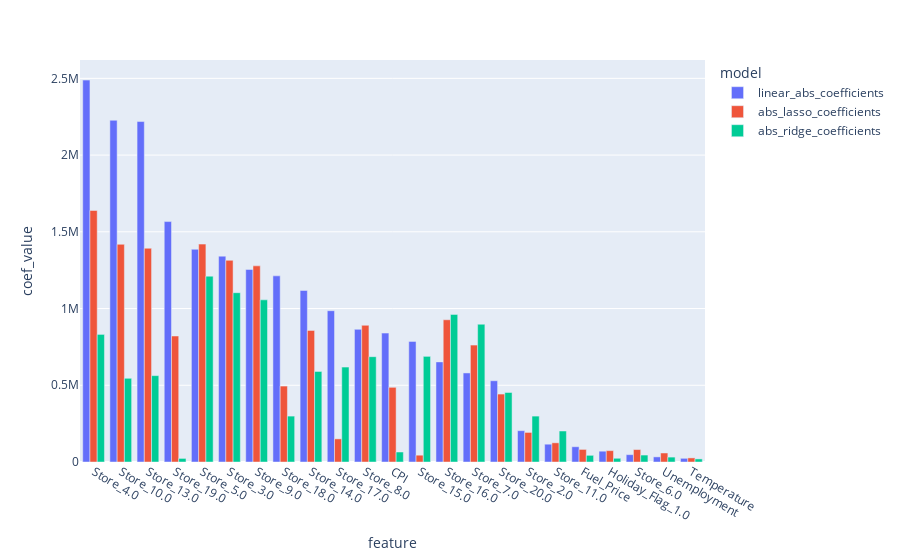

Source (notebook cell):
### Markdown cell above
All three models give satisfying results. The ridge regression model gives slightly less overfitting than the two others, but it is not significant. All in all, regularization was not so necessary.

### Code cell
#coefficient importance
coef = df_coef.rename_axis('feature').reset_index()
coef_out = coef.melt(id_vars='feature', value_vars=[ 'linear_abs_coefficients','abs_ridge_coefficients', 'abs_lasso_coefficients'],
        var_name='model', value_name='coef_value')
coef_out = coef_out.sort_values(by='coef_value', ascending = False)
px.bar(coef_out, x = 'feature', y= 'coef_value', color = 'model', barmode="group")

### Figure 1 — Plotly figure (JSON) as saved in the notebook; plotly's stock layout.template omitted (floating-point values rounded to 4 significant figures)
{"data": [{"alignmentgroup": "True", "hovertemplate": "model=linear_abs_coefficients<br>feature=%{x}<br>coef_value=%{y}<extra></extra>", "legendgroup": "linear_abs_coefficients", "marker": {"color": "#636efa", "pattern": {"shape": ""}}, "name": "linear_abs_coefficients", "offsetgroup": "linear_abs_coefficients", "orientation": "v", "showlegend": true, "textposition": "auto", "type": "bar", "x": ["Store_4.0", "Store_10.0", "Store_13.0", "Store_19.0", "Store_5.0", "Store_3.0", "Store_9.0", "Store_18.0", "Store_14.0", "Store_17.0", "Store_8.0", "CPI", "Store_15.0", "Store_16.0", "Store_7.0", "Store_20.0", "Store_2.0", "Store_11.0", "Fuel_Price", "Holiday_Flag_1.0", "Store_6.0", "Unemployment", "Temperature"], "xaxis": "x", "y": [2489000.0, 2227000.0, 2219000.0, 1567000.0, 1386000.0, 1341000.0, 1255000.0, 1213000.0, 1118000.0, 986000.0, 864500.0, 840000.0, 786000.0, 652400.0, 580300.0, 529400.0, 204100.0, 116100.0, 99490.0, 70450.0, 47850.0, 33390.0, 24010.0], "yaxis": "y"}, {"alignmentgroup": "True", "hovertemplate": "model=abs_lasso_coefficients<br>feature=%{x}<br>coef_value=%{y}<extra></extra>", "legendgroup": "abs_lasso_coefficients", "marker": {"color": "#EF553B", "pattern": {"shape": ""}}, "name": "abs_lasso_coefficients", "offsetgroup": "abs_lasso_coefficients", "orientation": "v", "showlegend": true, "textposition": "auto", "type": "bar", "x": ["Store_4.0", "Store_5.0", "Store_10.0", "Store_13.0", "Store_3.0", "Store_9.0", "Store_16.0", "Store_8.0", "Store_14.0", "Store_19.0", "Store_7.0", "Store_18.0", "CPI", "Store_20.0", "Store_2.0", "Store_17.0", "Store_11.0", "Fuel_Price", "Store_6.0", "Holiday_Flag_1.0", "Unemployment", "Store_15.0", "Temperature"], "xaxis": "x", "y": [1639000.0, 1420000.0, 1419000.0, 1393000.0, 1314000.0, 1278000.0, 926900.0, 890800.0, 857600.0, 821100.0, 762100.0, 494800.0, 486700.0, 442700.0, 192700.0, 150700.0, 125100.0, 82030.0, 81070.0, 74070.0, 58730.0, 44350.0, 26730.0], "yaxis": "y"}, {"alignmentgroup": "True", "hovertemplate": "model=abs_ridge_coefficients<br>feature=%{x}<br>coef_value=%{y}<extra></extra>", "legendgroup": "abs_ridge_coefficients", "marker": {"color": "#00cc96", "pattern": {"shape": ""}}, "name": "abs_ridge_coefficients", "offsetgroup": "abs_ridge_coefficients", "orientation": "v", "showlegend": true, "textposition": "auto", "type": "bar", "x": ["Store_5.0", "Store_3.0", "Store_9.0", "Store_16.0", "Store_7.0", "Store_4.0", "Store_15.0", "Store_8.0", "Store_17.0", "Store_14.0", "Store_13.0", "Store_10.0", "Store_20.0", "Store_2.0", "Store_18.0", "Store_11.0", "CPI", "Store_6.0", "Fuel_Price", "Unemployment", "Holiday_Flag_1.0", "Store_19.0", "Temperature"], "xaxis": "x", "y": [1211000.0, 1103000.0, 1057000.0, 961900.0, 897800.0, 831500.0, 688400.0, 686300.0, 618300.0, 590000.0, 562700.0, 545500.0, 452900.0, 299100.0, 299100.0, 201900.0, 65070.0, 45240.0, 43520.0, 31900.0, 24280.0, 23430.0, 20080.0], "yaxis": "y"}], "layout": {"barmode": "group", "legend": {"title": {"text": "model"}, "tracegroupgap": 0}, "margin": {"t": 60}, "xaxis": {"anchor": "y", "domain": [0, 1], "title": {"text": "feature"}}, "yaxis": {"anchor": "x", "domain": [0, 1], "title": {"text": "coef_value"}}}}
